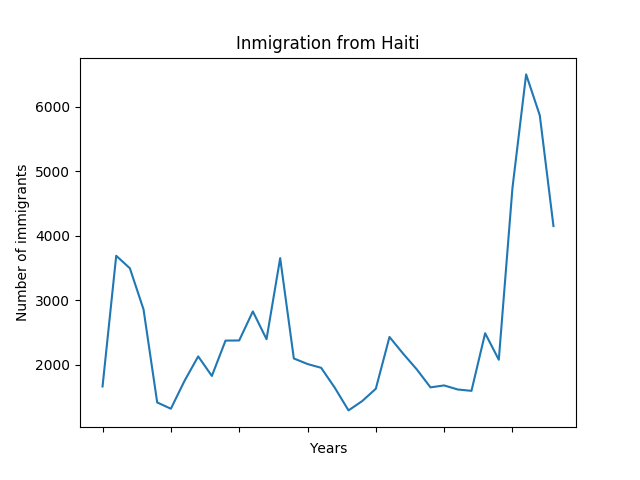

Write the Python code that produced this figure.
import numpy as np
import pandas as pd
import matplotlib as mpl
import matplotlib.pyplot as plt


df_can = pd.read_excel("Canada.xlsx",
                        sheet_name="Canada by Citizenship",
                        skiprows=range(20),
                        skipfooter=2)
                        
df_can.drop(['AREA', 'REG', 'DEV', 'Type', 'Coverage'], axis=1, inplace=True)
df_can.rename(columns={'OdName':'Country', 'AreaName':'Continent','RegName':'Region'}, inplace=True)
all(isinstance(column, str) for column in df_can.columns)
df_can.columns = list(map(str, df_can.columns))
df_can.set_index('Country', inplace=True)
df_can['Total'] = df_can.sum(axis=1)


years = list(map(str, range(1980, 2014)))

df_can.loc["Haiti", years].plot(kind="line")
plt.title("Inmigration from Haiti")
plt.ylabel("Number of immigrants")
plt.xlabel("Years")
plt.savefig("Immigrants_LinePlot.png")
plt.close()